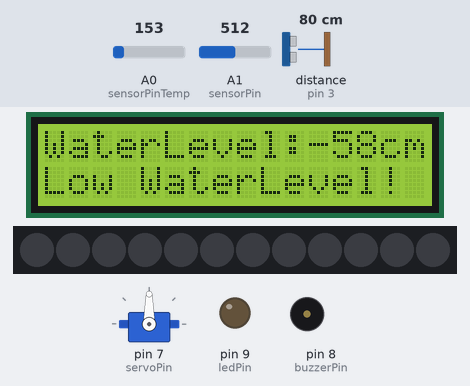
This sketch was run on a simulated Arduino Uno, built with avr-gcc and run on an emulated ATmega328P. On the bench: 16×2 character LCD, 12 RGB LEDs in strip order, left to right, servo, output pins drawn as LEDs (lit = HIGH), buzzer (waves = sounding, pin HIGH). Wiring (inferred from the names in the program): ultrasonic range finder: trigger pin 2; echo pin 3. The inputs (shaded band) are chosen by the test bench; at power-on: distance to the obstacle (sensor on pin 3) 80 cm, A1 (sensorPin) = 512, A0 (sensorPinTemp) = 153. The echo pulse lasts 58.3 µs per cm; pins used as bus, display or sensor lines are not drawn.

Above: at 7.3 s.
7.4 s: distance to the obstacle (sensor on pin 3) set to 19 cm
At 19.4 s:
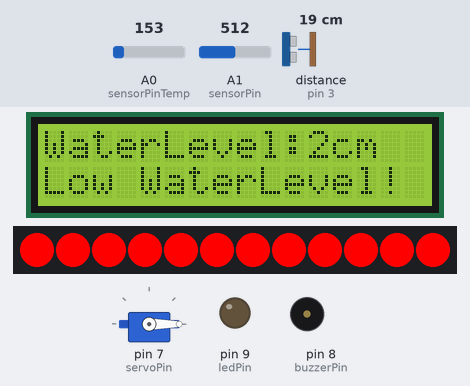
19.8 s: distance to the obstacle (sensor on pin 3) set to 15 cm
At 26.0 s:
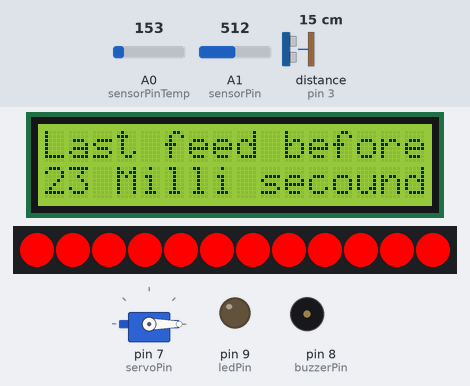
32.0 s: distance to the obstacle (sensor on pin 3) set to 2 cm
At 43.0 s:
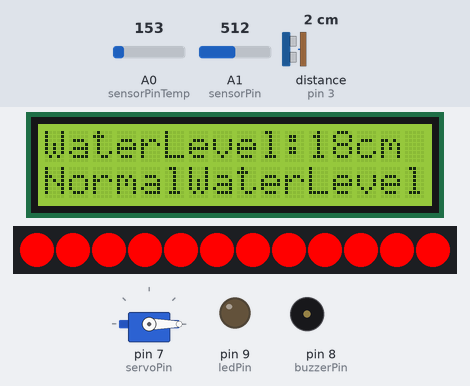
46.0 s: A1 (sensorPin) set to 490
At 59.7 s:
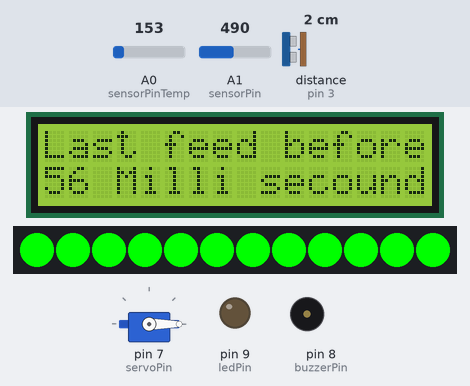
60.0 s: A1 (sensorPin) set to 122
At 71.2 s:
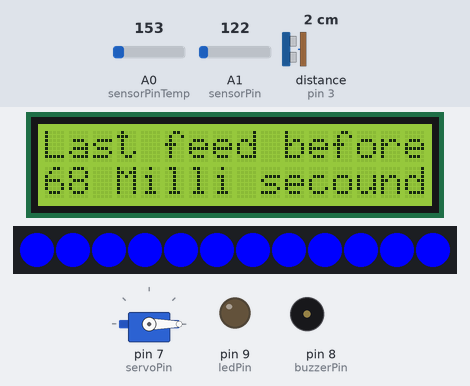
71.6 s: distance to the obstacle (sensor on pin 3) set to 18 cm
At 76.4 s:
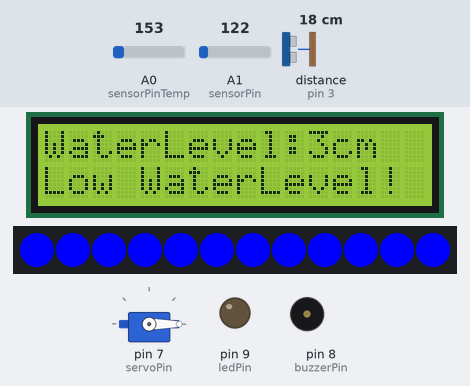
Timing chart, 0 to 82.7 s (numbered marks = the images above; inputs shaded):
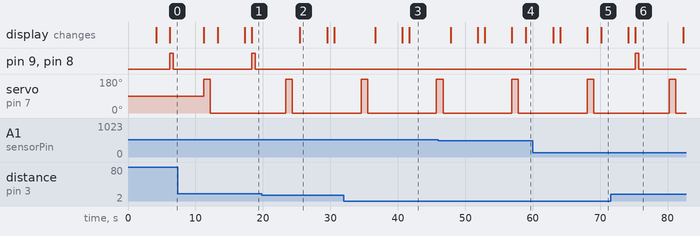

The sketch:

aquarium_management_with_arduino1.ino
```cpp
#include <LiquidCrystal_I2C.h>
#include <Adafruit_NeoPixel.h>
#include <Servo.h>

// Project 1 Constants
const int triggerPin = 2;
const int echoPin = 3;
const int containerHeight = 20; // Centimeters
const int lcdAddress = 0x20;  // I2C address of your LCD
const int buzzerPin = 8;
const int ledPin = 9;

// Project 2 Constants
#define PIN 13
#define NUMPIXELS   12
int sensorPin = A1;
int sensorValue = 0;
Adafruit_NeoPixel pixels = Adafruit_NeoPixel(NUMPIXELS, PIN, NEO_GRB + NEO_KHZ800);

// Project 3 Constants
Servo myServo;
int servoPin = 7;
unsigned long previousMillis = 0;// Variable to store the last time the servo was moved
const long interval = 5L ;  // Interval in milliseconds (6 hours)

// Project 4 Constants
const int sensorPinTemp = A0;
const float minTemp = 20.0;
const float maxTemp = 28.0;

LiquidCrystal_I2C lcd(lcdAddress, 16, 2);

void setup() {
  // Project 1 Setup
  pinMode(triggerPin, OUTPUT);
  pinMode(echoPin, INPUT);
  pinMode(buzzerPin, OUTPUT);
  pinMode(ledPin, OUTPUT);
  lcd.init();
  lcd.clear();
  lcd.backlight();
  lcd.setCursor(2, 0);
  lcd.print("Water Level");
  lcd.setCursor(4, 1);
  lcd.print("Monitor");
  delay(4000);

  // Project 2 Setup
  pinMode(sensorPin, INPUT);
  pixels.begin();

  // Project 3 Setup
  myServo.attach(servoPin);


  // Project 4 Setup
  lcd.init();
  lcd.backlight();
  lcd.print("Initializing...");
  delay(2000);
  lcd.clear();
}

void loop() {
  // Project 1 Loop
  long duration, distance, waterLevel;
  digitalWrite(triggerPin, LOW);
  delayMicroseconds(2);
  digitalWrite(triggerPin, HIGH);
  delayMicroseconds(10);
  digitalWrite(triggerPin, LOW);
  duration = pulseIn(echoPin, HIGH);
  distance = duration * 0.034 / 2;
  waterLevel = containerHeight - distance;
  lcd.clear();
  lcd.setCursor(0, 0);
  lcd.print("WaterLevel:");
  lcd.print(waterLevel);
  lcd.print("cm");
  lcd.setCursor(0, 1);
  if (waterLevel < 5) {
    lcd.print("Low WaterLevel!");
    digitalWrite(buzzerPin, HIGH);
    digitalWrite(ledPin, HIGH);
    delay(500);
    digitalWrite(buzzerPin, LOW);
    digitalWrite(ledPin, LOW);
    delay(500);
  } else if (waterLevel > containerHeight) {
    lcd.print("Leakage Detected!");
  } else {
    lcd.print("NormalWaterLevel");
    digitalWrite(buzzerPin, LOW);
    digitalWrite(ledPin, LOW);
  }
  delay(4000);

  // Project 2 Loop
  sensorValue = analogRead(sensorPin);
  if (sensorValue > 500) {
    for (int i = 0; i < NUMPIXELS; i++) {
      pixels.setPixelColor(i, pixels.Color(255, 0, 0));
      pixels.show();
    }
  } else if (sensorValue > 300 && sensorValue < 500) {
    for (int i = 0; i < NUMPIXELS; i++) {
      pixels.setPixelColor(i, pixels.Color(0, 255, 0));
      pixels.show();
    }
  } else if (sensorValue < 300) {
    for (int i = 0; i < NUMPIXELS; i++) {
      pixels.setPixelColor(i, pixels.Color(0, 0, 255));
      pixels.show();
    }
  } else {
    for (int i = 0; i < NUMPIXELS; i++) {
      pixels.setPixelColor(i, pixels.Color(0, 0, 0));
      pixels.show();
    }
  }

  // Project 3 Loop
  unsigned long currentMillis = millis();// Get the current time


  // Check if the specified interval has elapsed
  if (currentMillis - previousMillis >= interval) {
    previousMillis = currentMillis;
    myServo.write(180);// Move the servo to a specific position as 90 degree for feed
    delay(1000);
    myServo.write(0);//Move back to its orginal position
    delay(1000);
  }
   lcd.init();
    lcd.clear();
    lcd.backlight();
    lcd.setCursor(0, 0);
    lcd.print("Last feed before");//Print the last time fish feeded
    lcd.setCursor(0, 1);
    lcd.print(currentMillis );
    lcd.setCursor(2, 1);
    lcd.print(" Milli secound");
    delay(4000);

  // Project 4 Loop
  int sensorValueTemp = analogRead(sensorPinTemp);
  float voltage = sensorValueTemp * (5.0 / 1023.0);
  float temperature = (voltage - 500.0) / 10.0;
  if (temperature < minTemp) {
    Serial.println("WARNING: Temperature too low!");
    lcd.setCursor(0, 0);
    lcd.print("*TEMP LOW!*");
  } else if (temperature > maxTemp) {
    Serial.println("WARNING: Temperature too high!");
    lcd.setCursor(0, 0);
    lcd.print("*TEMP HIGH!*");
  } else {
    Serial.println("Temperature OK.");
    lcd.setCursor(0, 0);
    lcd.print("      ");
  }
  lcd.setCursor(0, 1);
  lcd.print("Temp: ");
  lcd.print(temperature);
  lcd.print("°C");
  delay(1000);
}
```

Measured:
- the behaviour switches between 17 and 16 cm on distance to the obstacle (sensor on pin 3) (found by bisection; images 1 and 2)
- after the input at 19.8 s, pin 9 (ledPin), pin 8 (buzzerPin): stays LOW (without the input it goes to HIGH after 10.7 s)
- after the input at 71.6 s, pin 9 (ledPin), pin 8 (buzzerPin): LOW → HIGH after 3.6 s, → LOW 0.50 s later; the display: first differs from a run without the input after 3.6 s (image 6)
- what the display in image 2 shows lasts 4.0 s, from 25.5 s to 29.5 s
